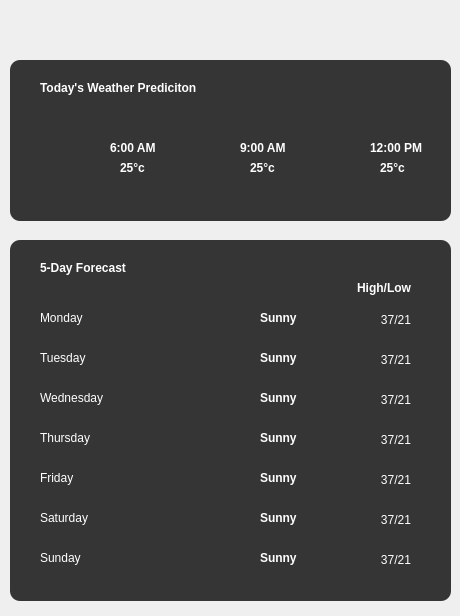
  <widget class="QFrame" name="Right">
   <property name="geometry">
    <rect>
     <x>560</x>
     <y>10</y>
     <width>460</width>
     <height>616</height>
    </rect>
   </property>
   <property name="maximumSize">
    <size>
     <width>475</width>
     <height>16777215</height>
    </size>
   </property>
   <property name="frameShape">
    <enum>QFrame::NoFrame</enum>
   </property>
   <property name="frameShadow">
    <enum>QFrame::Raised</enum>
   </property>
   <widget class="QFrame" name="todayprediction_frame">
    <property name="geometry">
     <rect>
      <x>10</x>
      <y>60</y>
      <width>441</width>
      <height>161</height>
     </rect>
    </property>
    <property name="styleSheet">
     <string notr="true">background-color: rgb(53, 53, 53);
border-radius: 10px;</string>
    </property>
    <property name="frameShape">
     <enum>QFrame::StyledPanel</enum>
    </property>
    <property name="frameShadow">
     <enum>QFrame::Raised</enum>
    </property>
    <widget class="QLabel" name="todaysWeather_label">
     <property name="geometry">
      <rect>
       <x>30</x>
       <y>20</y>
       <width>181</width>
       <height>16</height>
      </rect>
     </property>
     <property name="font">
      <font>
       <family>Arial</family>
       <bold>true</bold>
      </font>
     </property>
     <property name="styleSheet">
      <string notr="true">color: rgb(255, 255, 255);</string>
     </property>
     <property name="text">
      <string>Today's Weather Prediciton</string>
     </property>
    </widget>
    <widget class="QLabel" name="weathericon_indicator_at_six">
     <property name="geometry">
      <rect>
       <x>40</x>
       <y>70</y>
       <width>51</width>
       <height>51</height>
      </rect>
     </property>
     <property name="text">
      <string/>
     </property>
     <property name="pixmap">
      <pixmap>../Icons/cloudymigthrain_icon.png</pixmap>
     </property>
     <property name="scaledContents">
      <bool>true</bool>
     </property>
    </widget>
    <widget class="QLabel" name="weathericon_indicator_at_nine">
     <property name="geometry">
      <rect>
       <x>170</x>
       <y>70</y>
       <width>51</width>
       <height>51</height>
      </rect>
     </property>
     <property name="text">
      <string/>
     </property>
     <property name="scaledContents">
      <bool>true</bool>
     </property>
    </widget>
    <widget class="QLabel" name="weathericon_indicator_at_twelve">
     <property name="geometry">
      <rect>
       <x>300</x>
       <y>70</y>
       <width>51</width>
       <height>51</height>
      </rect>
     </property>
     <property name="text">
      <string/>
     </property>
     <property name="pixmap">
      <pixmap>../Icons/sun_869869.png</pixmap>
     </property>
     <property name="scaledContents">
      <bool>true</bool>
     </property>
    </widget>
    <widget class="QLabel" name="timeat6am">
     <property name="geometry">
      <rect>
       <x>100</x>
       <y>80</y>
       <width>61</width>
       <height>16</height>
      </rect>
     </property>
     <property name="font">
      <font>
       <family>Arial</family>
       <bold>true</bold>
      </font>
     </property>
     <property name="styleSheet">
      <string notr="true">color: rgb(255, 255, 255);</string>
     </property>
     <property name="text">
      <string>6:00 AM</string>
     </property>
    </widget>
    <widget class="QLabel" name="temperatureatsix">
     <property name="geometry">
      <rect>
       <x>110</x>
       <y>100</y>
       <width>41</width>
       <height>16</height>
      </rect>
     </property>
     <property name="font">
      <font>
       <family>Arial</family>
       <bold>true</bold>
      </font>
     </property>
     <property name="styleSheet">
      <string notr="true">color: rgb(255, 255, 255);</string>
     </property>
     <property name="text">
      <string>25°c</string>
     </property>
    </widget>
    <widget class="QLabel" name="timeat9am">
     <property name="geometry">
      <rect>
       <x>230</x>
       <y>80</y>
       <width>61</width>
       <height>16</height>
      </rect>
     </property>
     <property name="font">
      <font>
       <family>Arial</family>
       <bold>true</bold>
      </font>
     </property>
     <property name="styleSheet">
      <string notr="true">color: rgb(255, 255, 255);</string>
     </property>
     <property name="text">
      <string>9:00 AM</string>
     </property>
    </widget>
    <widget class="QLabel" name="temperatureatnine">
     <property name="geometry">
      <rect>
       <x>240</x>
       <y>100</y>
       <width>41</width>
       <height>16</height>
      </rect>
     </property>
     <property name="font">
      <font>
       <family>Arial</family>
       <bold>true</bold>
      </font>
     </property>
     <property name="styleSheet">
      <string notr="true">color: rgb(255, 255, 255);</string>
     </property>
     <property name="text">
      <string>25°c</string>
     </property>
    </widget>
    <widget class="QLabel" name="timeat12pm">
     <property name="geometry">
      <rect>
       <x>360</x>
       <y>80</y>
       <width>61</width>
       <height>16</height>
      </rect>
     </property>
     <property name="font">
      <font>
       <family>Arial</family>
       <bold>true</bold>
      </font>
     </property>
     <property name="styleSheet">
      <string notr="true">color: rgb(255, 255, 255);</string>
     </property>
     <property name="text">
      <string>12:00 PM</string>
     </property>
    </widget>
    <widget class="QLabel" name="temperatureattwelve">
     <property name="geometry">
      <rect>
       <x>370</x>
       <y>100</y>
       <width>41</width>
       <height>16</height>
      </rect>
     </property>
     <property name="font">
      <font>
       <family>Arial</family>
       <bold>true</bold>
      </font>
     </property>
     <property name="styleSheet">
      <string notr="true">color: rgb(255, 255, 255);</string>
     </property>
     <property name="text">
      <string>25°c</string>
     </property>
    </widget>
   </widget>
   <widget class="QFrame" name="fiveday_frame">
    <property name="geometry">
     <rect>
      <x>10</x>
      <y>240</y>
      <width>441</width>
      <height>361</height>
     </rect>
    </property>
    <property name="styleSheet">
     <string notr="true">background-color: rgb(53, 53, 53);
border-radius: 10px;
</string>
    </property>
    <property name="frameShape">
     <enum>QFrame::StyledPanel</enum>
    </property>
    <property name="frameShadow">
     <enum>QFrame::Raised</enum>
    </property>
    <widget class="QLabel" name="sevenDay_label">
     <property name="geometry">
      <rect>
       <x>30</x>
       <y>20</y>
       <width>181</width>
       <height>16</height>
      </rect>
     </property>
     <property name="font">
      <font>
       <family>Arial</family>
       <bold>true</bold>
      </font>
     </property>
     <property name="styleSheet">
      <string notr="true">color: rgb(255, 255, 255);</string>
     </property>
     <property name="text">
      <string>5-Day Forecast</string>
     </property>
    </widget>
    <widget class="QLabel" name="monday_label">
     <property name="geometry">
      <rect>
       <x>30</x>
       <y>70</y>
       <width>71</width>
       <height>16</height>
      </rect>
     </property>
     <property name="font">
      <font>
       <family>Arial</family>
       <bold>false</bold>
      </font>
     </property>
     <property name="styleSheet">
      <string notr="true">color: rgb(255, 255, 255);</string>
     </property>
     <property name="text">
      <string>Monday</string>
     </property>
    </widget>
    <widget class="QLabel" name="tuesday_label">
     <property name="geometry">
      <rect>
       <x>30</x>
       <y>110</y>
       <width>71</width>
       <height>16</height>
      </rect>
     </property>
     <property name="font">
      <font>
       <family>Arial</family>
       <bold>false</bold>
      </font>
     </property>
     <property name="styleSheet">
      <string notr="true">color: rgb(255, 255, 255);</string>
     </property>
     <property name="text">
      <string>Tuesday</string>
     </property>
    </widget>
    <widget class="QLabel" name="wednesday_label">
     <property name="geometry">
      <rect>
       <x>30</x>
       <y>150</y>
       <width>81</width>
       <height>16</height>
      </rect>
     </property>
     <property name="font">
      <font>
       <family>Arial</family>
       <bold>false</bold>
      </font>
     </property>
     <property name="styleSheet">
      <string notr="true">color: rgb(255, 255, 255);</string>
     </property>
     <property name="text">
      <string>Wednesday</string>
     </property>
    </widget>
    <widget class="QLabel" name="thursday_label">
     <property name="geometry">
      <rect>
       <x>30</x>
       <y>190</y>
       <width>71</width>
       <height>16</height>
      </rect>
     </property>
     <property name="font">
      <font>
       <family>Arial</family>
       <bold>false</bold>
      </font>
     </property>
     <property name="styleSheet">
      <string notr="true">color: rgb(255, 255, 255);</string>
     </property>
     <property name="text">
      <string>Thursday</string>
     </property>
    </widget>
    <widget class="QLabel" name="friday_label">
     <property name="geometry">
      <rect>
       <x>30</x>
       <y>230</y>
       <width>71</width>
       <height>16</height>
      </rect>
     </property>
     <property name="font">
      <font>
       <family>Arial</family>
       <bold>false</bold>
      </font>
     </property>
     <property name="styleSheet">
      <string notr="true">color: rgb(255, 255, 255);</string>
     </property>
     <property name="text">
      <string>Friday</string>
     </property>
    </widget>
    <widget class="QLabel" name="saturday_label">
     <property name="geometry">
      <rect>
       <x>30</x>
       <y>270</y>
       <width>71</width>
       <height>16</height>
      </rect>
     </property>
     <property name="font">
      <font>
       <family>Arial</family>
       <bold>false</bold>
      </font>
     </property>
     <property name="styleSheet">
      <string notr="true">color: rgb(255, 255, 255);</string>
     </property>
     <property name="text">
      <string>Saturday</string>
     </property>
    </widget>
    <widget class="QLabel" name="sunday_label">
     <property name="geometry">
      <rect>
       <x>30</x>
       <y>310</y>
       <width>71</width>
       <height>16</height>
      </rect>
     </property>
     <property name="font">
      <font>
       <family>Arial</family>
       <bold>false</bold>
      </font>
     </property>
     <property name="styleSheet">
      <string notr="true">color: rgb(255, 255, 255);</string>
     </property>
     <property name="text">
      <string>Sunday</string>
     </property>
    </widget>
    <widget class="QLabel" name="monday_icon">
     <property name="geometry">
      <rect>
       <x>150</x>
       <y>60</y>
       <width>31</width>
       <height>31</height>
      </rect>
     </property>
     <property name="text">
      <string/>
     </property>
     <property name="pixmap">
      <pixmap>../Icons/sun_869869.png</pixmap>
     </property>
     <property name="scaledContents">
      <bool>true</bool>
     </property>
    </widget>
    <widget class="QLabel" name="tuesday_icon">
     <property name="geometry">
      <rect>
       <x>150</x>
       <y>100</y>
       <width>31</width>
       <height>31</height>
      </rect>
     </property>
     <property name="text">
      <string/>
     </property>
     <property name="pixmap">
      <pixmap>../Icons/sun_869869.png</pixmap>
     </property>
     <property name="scaledContents">
      <bool>true</bool>
     </property>
    </widget>
    <widget class="QLabel" name="wednesday_icon">
     <property name="geometry">
      <rect>
       <x>150</x>
       <y>140</y>
       <width>31</width>
       <height>31</height>
      </rect>
     </property>
     <property name="text">
      <string/>
     </property>
     <property name="pixmap">
      <pixmap>../Icons/sun_869869.png</pixmap>
     </property>
     <property name="scaledContents">
      <bool>true</bool>
     </property>
    </widget>
    <widget class="QLabel" name="thursday_icon">
     <property name="geometry">
      <rect>
       <x>150</x>
       <y>180</y>
       <width>31</width>
       <height>31</height>
      </rect>
     </property>
     <property name="text">
      <string/>
     </property>
     <property name="scaledContents">
      <bool>true</bool>
     </property>
    </widget>
    <widget class="QLabel" name="friday_icon">
     <property name="geometry">
      <rect>
       <x>150</x>
       <y>220</y>
       <width>31</width>
       <height>31</height>
      </rect>
     </property>
     <property name="text">
      <string/>
     </property>
     <property name="scaledContents">
      <bool>true</bool>
     </property>
    </widget>
    <widget class="QLabel" name="saturday_icon">
     <property name="geometry">
      <rect>
       <x>150</x>
       <y>260</y>
       <width>31</width>
       <height>31</height>
      </rect>
     </property>
     <property name="text">
      <string/>
     </property>
     <property name="pixmap">
      <pixmap>../Icons/cloudymigthrain_icon.png</pixmap>
     </property>
     <property name="scaledContents">
      <bool>true</bool>
     </property>
    </widget>
    <widget class="QLabel" name="sunday_icon">
     <property name="geometry">
      <rect>
       <x>150</x>
       <y>300</y>
       <width>31</width>
       <height>31</height>
      </rect>
     </property>
     <property name="text">
      <string/>
     </property>
     <property name="pixmap">
      <pixmap>../Icons/sun_869869.png</pixmap>
     </property>
     <property name="scaledContents">
      <bool>true</bool>
     </property>
    </widget>
    <widget class="QLabel" name="moday_description">
     <property name="geometry">
      <rect>
       <x>250</x>
       <y>70</y>
       <width>71</width>
       <height>16</height>
      </rect>
     </property>
     <property name="font">
      <font>
       <family>Arial</family>
       <bold>true</bold>
      </font>
     </property>
     <property name="styleSheet">
      <string notr="true">color: rgb(255, 255, 255);</string>
     </property>
     <property name="text">
      <string>Sunny</string>
     </property>
    </widget>
    <widget class="QLabel" name="tuesday_description">
     <property name="geometry">
      <rect>
       <x>250</x>
       <y>110</y>
       <width>71</width>
       <height>16</height>
      </rect>
     </property>
     <property name="font">
      <font>
       <family>Arial</family>
       <bold>true</bold>
      </font>
     </property>
     <property name="styleSheet">
      <string notr="true">color: rgb(255, 255, 255);</string>
     </property>
     <property name="text">
      <string>Sunny</string>
     </property>
    </widget>
    <widget class="QLabel" name="wednesday_description">
     <property name="geometry">
      <rect>
       <x>250</x>
       <y>150</y>
       <width>71</width>
       <height>16</height>
      </rect>
     </property>
     <property name="font">
      <font>
       <family>Arial</family>
       <bold>true</bold>
      </font>
     </property>
     <property name="styleSheet">
      <string notr="true">color: rgb(255, 255, 255);</string>
     </property>
     <property name="text">
      <string>Sunny</string>
     </property>
    </widget>
    <widget class="QLabel" name="thursday_description">
     <property name="geometry">
      <rect>
       <x>250</x>
       <y>190</y>
       <width>71</width>
       <height>16</height>
      </rect>
     </property>
     <property name="font">
      <font>
       <family>Arial</family>
       <bold>true</bold>
      </font>
     </property>
     <property name="styleSheet">
      <string notr="true">color: rgb(255, 255, 255);</string>
     </property>
     <property name="text">
      <string>Sunny</string>
     </property>
    </widget>
    <widget class="QLabel" name="friday_desctiption">
     <property name="geometry">
      <rect>
       <x>250</x>
       <y>230</y>
       <width>71</width>
       <height>16</height>
      </rect>
     </property>
     <property name="font">
      <font>
       <family>Arial</family>
       <bold>true</bold>
      </font>
     </property>
     <property name="styleSheet">
      <string notr="true">color: rgb(255, 255, 255);</string>
     </property>
     <property name="text">
      <string>Sunny</string>
     </property>
    </widget>
    <widget class="QLabel" name="saturday_description">
     <property name="geometry">
      <rect>
       <x>250</x>
       <y>270</y>
       <width>71</width>
       <height>16</height>
      </rect>
     </property>
     <property name="font">
      <font>
       <family>Arial</family>
       <bold>true</bold>
      </font>
     </property>
     <property name="styleSheet">
      <string notr="true">color: rgb(255, 255, 255);</string>
     </property>
     <property name="text">
      <string>Sunny</string>
     </property>
    </widget>
    <widget class="QLabel" name="sunday_description">
     <property name="geometry">
      <rect>
       <x>250</x>
       <y>310</y>
       <width>71</width>
       <height>16</height>
      </rect>
     </property>
     <property name="font">
      <font>
       <family>Arial</family>
       <bold>true</bold>
      </font>
     </property>
     <property name="styleSheet">
      <string notr="true">color: rgb(255, 255, 255);</string>
     </property>
     <property name="text">
      <string>Sunny</string>
     </property>
    </widget>
    <widget class="QLabel" name="highlow_label">
     <property name="geometry">
      <rect>
       <x>330</x>
       <y>40</y>
       <width>71</width>
       <height>16</height>
      </rect>
     </property>
     <property name="font">
      <font>
       <family>Arial</family>
       <bold>true</bold>
      </font>
     </property>
     <property name="styleSheet">
      <string notr="true">color: rgb(255, 255, 255);</string>
     </property>
     <property name="text">
      <string>High/Low</string>
     </property>
     <property name="alignment">
      <set>Qt::AlignRight|Qt::AlignTrailing|Qt::AlignVCenter</set>
     </property>
    </widget>
    <widget class="QLabel" name="moday_temp">
     <property name="geometry">
      <rect>
       <x>340</x>
       <y>70</y>
       <width>61</width>
       <height>20</height>
      </rect>
     </property>
     <property name="font">
      <font>
       <family>Arial</family>
       <bold>false</bold>
      </font>
     </property>
     <property name="styleSheet">
      <string notr="true">color: rgb(255, 255, 255);</string>
     </property>
     <property name="text">
      <string>37/21</string>
     </property>
     <property name="alignment">
      <set>Qt::AlignRight|Qt::AlignTrailing|Qt::AlignVCenter</set>
     </property>
    </widget>
    <widget class="QLabel" name="tuesday_temp">
     <property name="geometry">
      <rect>
       <x>340</x>
       <y>110</y>
       <width>61</width>
       <height>20</height>
      </rect>
     </property>
     <property name="font">
      <font>
       <family>Arial</family>
       <bold>false</bold>
      </font>
     </property>
     <property name="styleSheet">
      <string notr="true">color: rgb(255, 255, 255);</string>
     </property>
     <property name="text">
      <string>37/21</string>
     </property>
     <property name="alignment">
      <set>Qt::AlignRight|Qt::AlignTrailing|Qt::AlignVCenter</set>
     </property>
    </widget>
    <widget class="QLabel" name="wednesday_temp">
     <property name="geometry">
      <rect>
       <x>340</x>
       <y>150</y>
       <width>61</width>
       <height>20</height>
      </rect>
     </property>
     <property name="font">
      <font>
       <family>Arial</family>
       <bold>false</bold>
      </font>
     </property>
     <property name="styleSheet">
      <string notr="true">color: rgb(255, 255, 255);</string>
     </property>
     <property name="text">
      <string>37/21</string>
     </property>
     <property name="alignment">
      <set>Qt::AlignRight|Qt::AlignTrailing|Qt::AlignVCenter</set>
     </property>
    </widget>
    <widget class="QLabel" name="thursday_temp">
     <property name="geometry">
      <rect>
       <x>340</x>
       <y>190</y>
       <width>61</width>
       <height>20</height>
      </rect>
     </property>
     <property name="font">
      <font>
       <family>Arial</family>
       <bold>false</bold>
      </font>
     </property>
     <property name="styleSheet">
      <string notr="true">color: rgb(255, 255, 255);</string>
     </property>
     <property name="text">
      <string>37/21</string>
     </property>
     <property name="alignment">
      <set>Qt::AlignRight|Qt::AlignTrailing|Qt::AlignVCenter</set>
     </property>
    </widget>
    <widget class="QLabel" name="friday_temp">
     <property name="geometry">
      <rect>
       <x>340</x>
       <y>230</y>
       <width>61</width>
       <height>20</height>
      </rect>
     </property>
     <property name="font">
      <font>
       <family>Arial</family>
       <bold>false</bold>
      </font>
     </property>
     <property name="styleSheet">
      <string notr="true">color: rgb(255, 255, 255);</string>
     </property>
     <property name="text">
      <string>37/21</string>
     </property>
     <property name="alignment">
      <set>Qt::AlignRight|Qt::AlignTrailing|Qt::AlignVCenter</set>
     </property>
    </widget>
    <widget class="QLabel" name="saturday_temp">
     <property name="geometry">
      <rect>
       <x>340</x>
       <y>270</y>
       <width>61</width>
       <height>20</height>
      </rect>
     </property>
     <property name="font">
      <font>
       <family>Arial</family>
       <bold>false</bold>
      </font>
     </property>
     <property name="styleSheet">
      <string notr="true">color: rgb(255, 255, 255);</string>
     </property>
     <property name="text">
      <string>37/21</string>
     </property>
     <property name="alignment">
      <set>Qt::AlignRight|Qt::AlignTrailing|Qt::AlignVCenter</set>
     </property>
    </widget>
    <widget class="QLabel" name="sunday_temp">
     <property name="geometry">
      <rect>
       <x>340</x>
       <y>310</y>
       <width>61</width>
       <height>20</height>
      </rect>
     </property>
     <property name="font">
      <font>
       <family>Arial</family>
       <bold>false</bold>
      </font>
     </property>
     <property name="styleSheet">
      <string notr="true">color: rgb(255, 255, 255);</string>
     </property>
     <property name="text">
      <string>37/21</string>
     </property>
     <property name="alignment">
      <set>Qt::AlignRight|Qt::AlignTrailing|Qt::AlignVCenter</set>
     </property>
    </widget>
   </widget>
  </widget>
